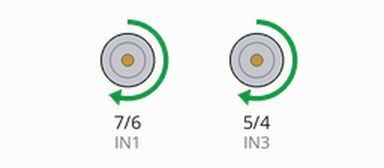
A sketch run on a simulated Arduino Uno, built with avr-gcc and run on an emulated ATmega328P. On the bench: motor-driver pin pairs drawn as motors (green arrow = first pin HIGH = forward, orange = second pin HIGH = backward, longer = more drive, scaled by the enable pin).

Above: at 1.0 s.
At 3.0 s:
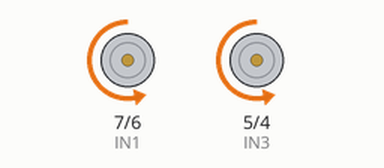
At 4.7 s:
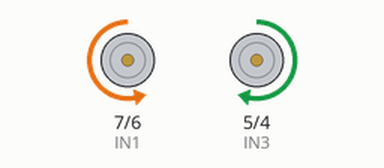
At 8.0 s:
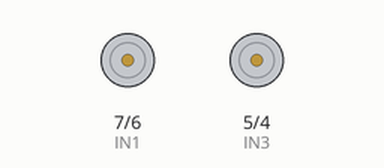
Timing chart, 0 to 11.7 s (numbered marks = the images above):
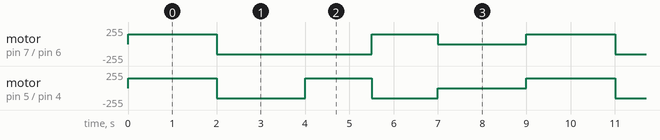

Measured:
- by itself, motor on pin 7 (IN1) / pin 6 (IN2): repeats every 9.0 s: backward 150/255 3.5 s, forward 150/255 1.5 s, stopped 2.0 s, forward 150/255 2.0 s
- by itself, motor on pin 5 (IN3) / pin 4 (IN4): repeats every 9.0 s: backward 150/255 2.0 s, forward 150/255 1.5 s, backward 150/255 1.5 s, stopped 2.0 s, forward 150/255 2.0 s

The sketch:

wheelDrive.ino
```cpp
// Motor driver pins
#define ENA 9
#define ENB 10
#define IN1 7
#define IN2 6
#define IN3 5
#define IN4 4

void setup() {
  pinMode(ENA, OUTPUT);
  pinMode(ENB, OUTPUT);
  pinMode(IN1, OUTPUT);
  pinMode(IN2, OUTPUT);
  pinMode(IN3, OUTPUT);
  pinMode(IN4, OUTPUT);
}

void loop() {
  forward();
  delay(2000);

  backward();
  delay(2000);

  turnLeft();
  delay(1500);

  turnRight();
  delay(1500);

  stopMotors();
  delay(2000);
}

// Move forward
void forward() {
  analogWrite(ENA, 150);  // Speed control
  analogWrite(ENB, 150);

  digitalWrite(IN1, HIGH);
  digitalWrite(IN2, LOW);
  digitalWrite(IN3, HIGH);
  digitalWrite(IN4, LOW);
}

// Move backward
void backward() {
  analogWrite(ENA, 150);
  analogWrite(ENB, 150);

  digitalWrite(IN1, LOW);
  digitalWrite(IN2, HIGH);
  digitalWrite(IN3, LOW);
  digitalWrite(IN4, HIGH);
}

// Turn left
void turnLeft() {
  analogWrite(ENA, 150);
  analogWrite(ENB, 150);

  digitalWrite(IN1, LOW);
  digitalWrite(IN2, HIGH);
  digitalWrite(IN3, HIGH);
  digitalWrite(IN4, LOW);
}

// Turn right
void turnRight() {
  analogWrite(ENA, 150);
  analogWrite(ENB, 150);

  digitalWrite(IN1, HIGH);
  digitalWrite(IN2, LOW);
  digitalWrite(IN3, LOW);
  digitalWrite(IN4, HIGH);
}

// Stop motors
void stopMotors() {
  digitalWrite(IN1, LOW);
  digitalWrite(IN2, LOW);
  digitalWrite(IN3, LOW);
  digitalWrite(IN4, LOW);
}
```
